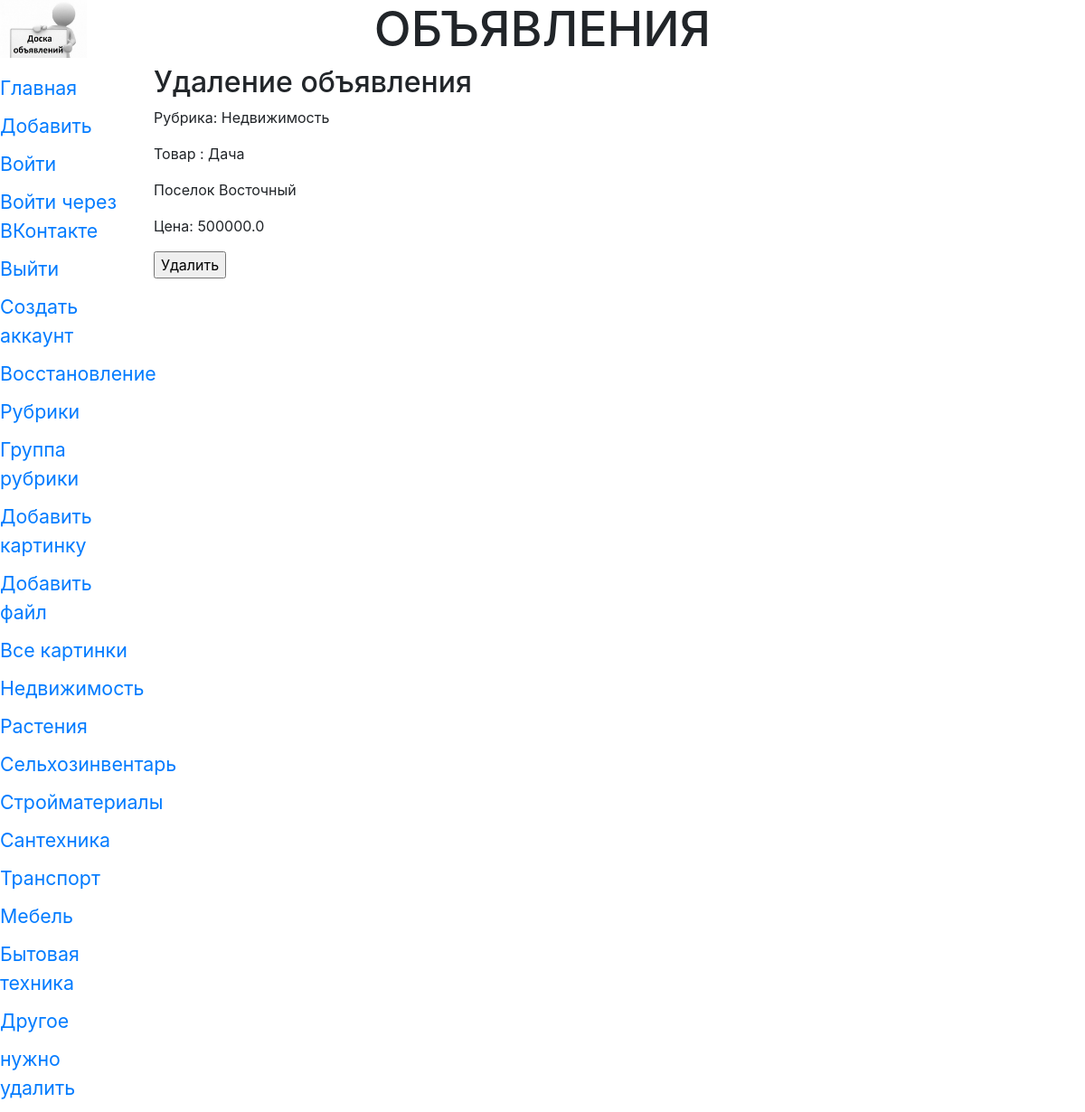
Page /bboard/delite/2 on the committed database.
### bboard/models.py (models this page shows, shortened)
class Rubric (models.Model):#клас рубрик
    name = models.CharField(max_length=20, db_index=True, verbose_name='Название')
    order = models.SmallIntegerField(default=0, db_index=True)
    class Meta:
        verbose_name_plural = 'Рубрики'
        verbose_name = 'Рубрика'
        ordering = ['order', 'name']

class Bb(models.Model):#описание полей базы данных (таблица)
    title = models.CharField(max_length=50, verbose_name='Товар',
            validators=[validators.RegexValidator(regex='^.{4,}$')],
            error_messages={'invalid': 'Неправильное название товара'})#добавим валидатор по регулярному выражению
    content = models.TextField(null=True, blank=True, verbose_name='Описание',)
    price = models.FloatField(null=True, blank=True, verbose_name='Цена',
            validators=[validate_even,])#добавили свой валидатор MinMaxValueValidator(1,999999)
    published = models.DateTimeField(auto_now_add=True,db_index=True, verbose_name='Опубликовано')
    rubric = models.ForeignKey('Rubric', null=True,
    on_delete=models.PROTECT, verbose_name='Рубрика')#еще одно поле рубрика, foreignKey поле Первичной модели, 1-ссылка на класс,2 поле не обяз,3 защита от удаления всех полей рубрики какойлибо
    class Meta:#параметры полей и моделей(представление в человеческом виде-ед и мн число и порядок)
        verbose_name_plural = 'Объявления'
        verbose_name = 'Объявление'
        ordering = ['-published','title']#порядок сортировки
        unique_together = (
            ('title', 'published'),
            ('title', 'price', 'rubric')
        )#теперь поля товара и даты должны быть уникальны
        get_latest_by = '-published'
    def title_and_price(self):# функция для функционального поля, выводит название и цену или название
        if self.price:
            return '%s (%.2f)' %(self.title, self.price)
        else:
            return self.title
    title_and_price.short_description = 'Название и цена'

### bboard/views.py (the view)
# urls.py: path('delite/<int:pk>', BbdeliteView.as_view(), name='delite'),
class BbdeliteView(DeleteView):#класс удаления
    model = Bb
    success_url = '/bboard/'
    def get_context_data(self, *args, **kwargs):
        context = super().get_context_data(*args, **kwargs)
        context['rubrics'] = Rubric.objects.all()
        return context

### bboard/templates/bboard/bb_confirm_delete.html (shortened to what this page needs)
{% extends "layout/basic.html" %}
{% block content %}
<h2>Удаление объявления</h2>
<p>Рубрика: {{ bb.rubric.name }}</p>
<p>Товар : {{ bb.title }}</p>
<p>{{ bb.content}}</p>
<p>Цена: {{ bb.price }}</p>
<form method="post">
    <input type="submit" value="Удалить">
</form>
{% endblock %}

### bboard/templates/layout/basic.html (shortened to what this page needs)
{% load static %}
{% load bootstrap4 %}
{% load cache %}
<!DOCTYPE html>
<html>
    <head>
        <link rel="stylesheet" type="text/css" href="{% static 'bboard/style.css' %}">
        {% bootstrap_css %}
    </head>
    <body>
        <header>
            <h1>Объявления</h1>
        </header>
        {% cache 300 navbar %}
        <nav>
            <a href="{% url 'index' %}">Главная</a>
            <a href="{% url 'add' %}">Добавить</a>
            <a href="{% url 'login' %}">Войти</a>
            <a href="{% url 'social:begin' 'vk-oauth2' %}">Войти через ВКонтакте</a>
            <a href="{% url 'logout' %}">Выйти</a>
            <a href="{% url 'add_user' %}">Создать аккаунт</a>
            <a href="{% url 'password_reset' %}">Восстановление</a>
            <a href="{% url 'rubrics' %}">Рубрики</a>
            <a href="{% url 'rubrics_formset' %}">Группа рубрики</a>
            <a href="{% url 'add_img' %}">Добавить картинку</a>
            <a href="{% url 'add_file' %}">Добавить файл</a>
            <a href="{% url 'all_img' %}">Все картинки</a>
            {% for rubric in rubrics %}
            <a href="{{ rubric.get_absolute_url }}">{{ rubric.name }}</a>
            {% endfor %}
        </nav>
        {% endcache %}
        <section>
        {% block content %}
        {% endblock %}
        </section>
    </body>
</html>

### bboard/static/bboard/style.css (style rules this page uses)
header h1 { font-size: 40pt; text-transform: uppercase; text-align: center; background: url("bg.jpg") left/auto 100% no-repeat; }
nav { font-size: 16pt; width: 150px; float: left; }
nav a { display: block; margin: 10px 0px; }
section { margin-left: 170px; }

### rows in the picture
Rubric: name "Недвижимость"
Rubric: name "Растения"
Rubric: name "Сельхозинвентарь"
Rubric: name "Стройматериалы"
Rubric: name "Сантехника"
Rubric: name "Транспорт"
Rubric: name "Мебель"
Rubric: name "Бытовая техника"
Rubric: name "Другое"
Rubric: name "нужно удалить"
Bb: rubric.name "Недвижимость", title "Дача", content "Поселок Восточный", price "500000.0"
